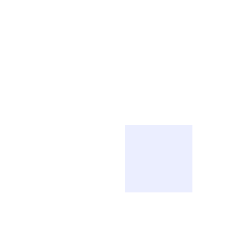
Frame 1 (no input)
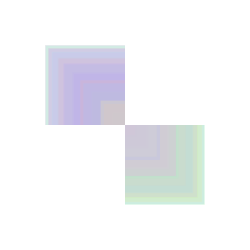
Frame 60 (the mouse pressed at the canvas centre just before this capture)
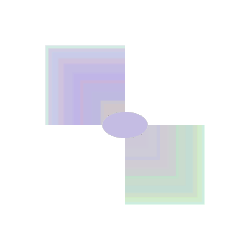
Frame 120 (the mouse held since frame 60 and released just before this capture)

The Processing sketch that drew these frames (run headless with seeded random() and noise(); from frame 60 on, the mouse is pressed at the canvas centre):

// Processing sketch: processing_27394
// ── processing_27394.pde

int counter;

void setup() {  //setup function called initially, only once
  size(250, 250);
  background(255);  //set background white
  colorMode(HSB);   //set colors to Hue, Saturation, Brightness mode
  counter = 0;
}

void draw() {  //draw function loops 
  counter++;
  noStroke();
  fill(random(255),100,255,50);
  
  if(mousePressed == true) { //add some interaction
    ellipse(mouseX, mouseY, 45, 26);
  }
  else {
    rect(width/2, height/2, 80*sin(counter), 80*sin(counter));
  }
}

                
                
